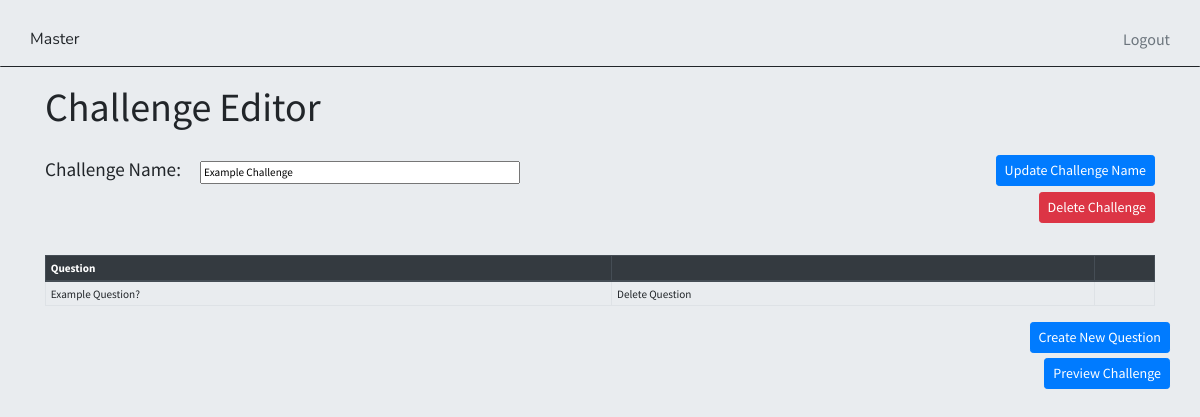
Page /challenge/6 (signed in) on the earlier database version.
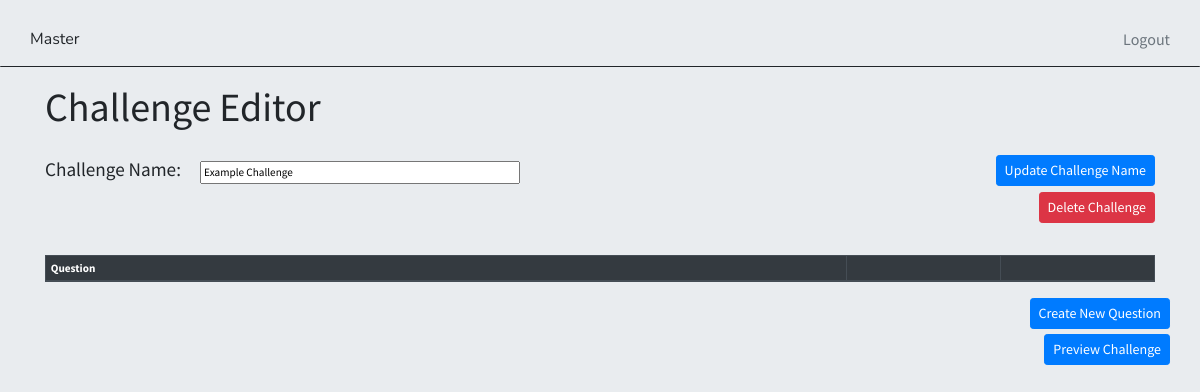
Same page on the later database version.
### app/models.py (models this page shows, shortened)
class Question(models.Model):
    parent_challenge = models.ForeignKey(Challenge, on_delete=models.CASCADE)
    text = models.TextField()

### app/views.py (the view, shortened to what this page needs)
# urls.py: path('challenge/<int:challenge_id>', views.edit_challenge, name="edit_challenge"),
@login_required
def edit_challenge(request, challenge_id):
    referenced_challenge_exists = len(Challenge.objects.filter(id=challenge_id)) > 0
    challenge_obj = Challenge.objects.get(id=challenge_id) if referenced_challenge_exists else Challenge(id=challenge_id)
    challenge_question_set = Question.objects.filter(parent_challenge=challenge_obj)
    form_initial_values = {"name": challenge_obj.name } if referenced_challenge_exists else {}
    challenge_form = app.forms.ChallengeForm(instance=challenge_obj, initial=form_initial_values)
    challenge_form.fields['name'].label = "Challenge Name"
    context = {
        'challenge_name_form': challenge_form,
        'challenge_button_action_label': 'Update Challenge Name' if referenced_challenge_exists else 'Create New Challenge',
        "questions":  challenge_question_set,
        "referenced_challenge_exists": referenced_challenge_exists
    }
    return render(request, 'app/edit_challenge.html', context)

### app/forms.py
class ChallengeForm(ModelForm):
    class Meta:
        model = qm.Challenge
        fields = ['name']

### app/templates/app/edit_challenge.html (shortened to what this page needs)
<html>
  <head>
    <link rel="stylesheet" href="https://stackpath.bootstrapcdn.com/bootstrap/4.5.0/css/bootstrap.min.css">
  </head>
  <body>
      <div id='site-wrapper'>
        <div id="site-header" class="">
          <div class="container">
            <div class="row">
              <a class="master-symbol" href="{% url 'index' %}">Master</a>
              <a id="logout-button" class="align-self-end float-right text-right justify-content-end ml-auto" href="{% url 'logout' %}">Logout</a>
            </div>
          </div>
        </div>
      <div id=""  class="container page-content">
          <h1 class="header-margin">Challenge Editor</h1>
          <br>
        <form method="POST">
          <div class="row">
            <div class="col">{{challenge_name_form}}</div>
            <div class="col-auto"><button type="submit" name="update-challenge-name" value="True" class="btn btn-primary btn-sm">{{challenge_button_action_label}}</button></div>
          </div>
          {% if referenced_challenge_exists %}
          <div>
            <div class="text-right"><button type="submit" name="delete-challenge" value="True" class="btn btn-danger btn-sm">Delete Challenge</button></div>
          </div>
          {% endif %}
        </form>
          {% if referenced_challenge_exists %}
          <table class="question-table table table-bordered common-text table-sm">
            <thead class="thead-dark site-table-header">
            <tr>
              <th scope="col" >Question</th>
              <th scope="col"></th>
              <th scope="col"></th>
            </tr>
            </thead>
            {% for question in questions  %}
            <tr>
              <td>{{question.text}}</td>
              <td><a href="{% url 'delete_question' question_id=question.id %}">Delete Question</a></td>
            </tr>
            {% endfor %}
          </table>
          <div class="row d-flex flex-row-reverse" >
            <button class="btn btn-primary btn-sm"><a href="{% url 'edit_question' challenge_id=challenge_name_form.instance.id %}">Create New Question</a></button>
          </div>
          <div class="row d-flex flex-row-reverse" style="margin-top:0.3rem;">
            <button class="btn btn-primary btn-sm"><a href="{% url 'preview_challenge' challenge_id=challenge_name_form.instance.id %}">Preview Challenge</a></button>
          </div>
          {% endif %}
      </div>
    </div>
  </body>
</html>

Differences in the rows shown:
removed Question: text "Example Question?"
